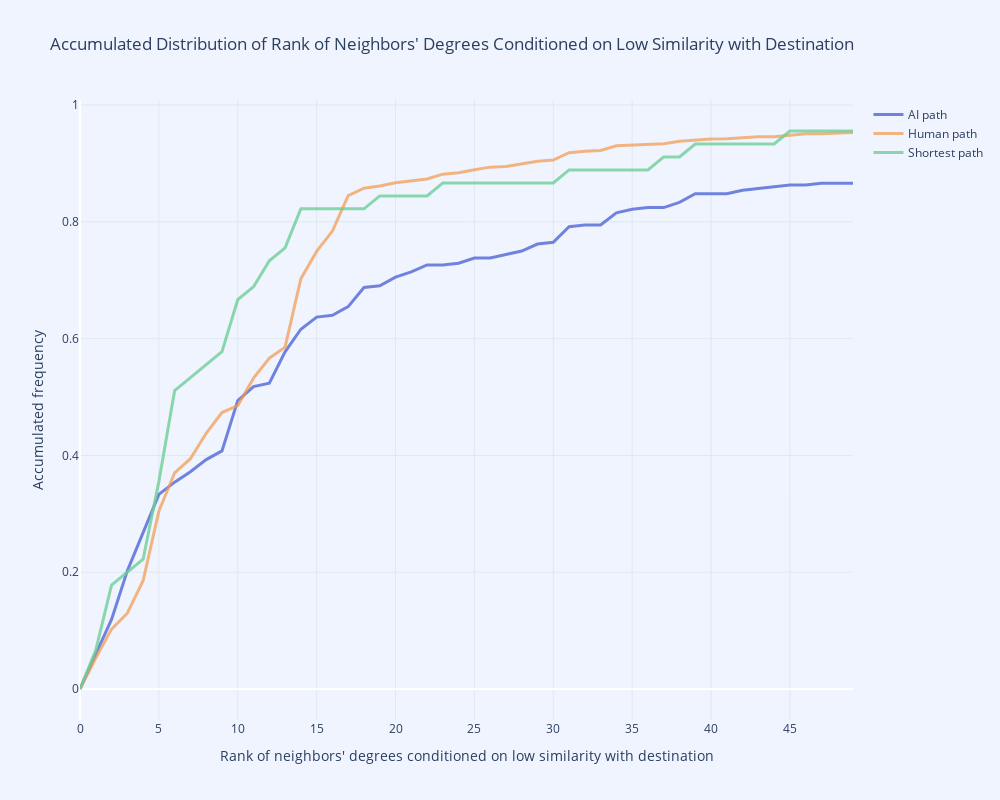

Write notebook code for a chart like this one.
### Code cell
# Convert scores to integers
ai_scores = np.sort(np.array(ai_scores, dtype=int))                 # Convert AI scores to integers
human_scores = np.sort(np.array(human_scores, dtype=int))           # Convert Human scores to integers
optimal_scores_sorted = np.sort(np.array(optimal_scores, dtype=int))       # Convert Optimal scores to integers

# Calculate the frequency
ai_scores_freq = np.bincount(ai_scores)
human_scores_freq = np.bincount(human_scores)
optimal_scores_freq = np.bincount(optimal_scores_sorted)

# Calculate the accumulated frequency
ai_scores_accumulated = np.cumsum(ai_scores_freq) / len(ai_scores)
human_scores_accumulated = np.cumsum(human_scores_freq) / len(human_scores)
optimal_scores_accumulated = np.cumsum(optimal_scores_freq) / len(optimal_scores_sorted)

plot_accumulated_distribution_of_ranks_conditioned_on_low_similarity(ai_scores_accumulated, human_scores_accumulated, optimal_scores_accumulated)

### Figure 1 — Plotly figure (JSON) as saved in the notebook; plotly's stock layout.template omitted (floating-point values rounded to 4 significant figures)
{"data": [{"line": {"color": "rgba(58, 85, 209, 0.7)", "width": 3}, "mode": "lines", "name": "AI path", "type": "scatter", "x": [0, 1, 2, 3, 4, 5, 6, 7, 8, 9, 10, 11, 12, 13, 14, 15, 16, 17, 18, 19, 20, 21, 22, 23, 24, 25, 26, 27, 28, 29, 30, 31, 32, 33, 34, 35, 36, 37, 38, 39, 40, 41, 42, 43, 44, 45, 46, 47, 48, 49], "y": [0, 0.05952, 0.119, 0.2024, 0.2679, 0.3333, 0.3542, 0.372, 0.3929, 0.4077, 0.494, 0.5179, 0.5238, 0.5774, 0.6161, 0.6369, 0.6399, 0.6548, 0.6875, 0.6905, 0.7054, 0.7143, 0.7262, 0.7262, 0.7292, 0.7381, 0.7381, 0.744, 0.75, 0.7619, 0.7649, 0.7917, 0.7946, 0.7946, 0.8155, 0.8214, 0.8244, 0.8244, 0.8333, 0.8482, 0.8482, 0.8482, 0.8542, 0.8571, 0.8601, 0.8631, 0.8631, 0.8661, 0.8661, 0.8661]}, {"line": {"color": "rgba(242, 153, 74, 0.7)", "width": 3}, "mode": "lines", "name": "Human path", "type": "scatter", "x": [0, 1, 2, 3, 4, 5, 6, 7, 8, 9, 10, 11, 12, 13, 14, 15, 16, 17, 18, 19, 20, 21, 22, 23, 24, 25, 26, 27, 28, 29, 30, 31, 32, 33, 34, 35, 36, 37, 38, 39, 40, 41, 42, 43, 44, 45, 46, 47, 48, 49], "y": [0, 0.05316, 0.1025, 0.1297, 0.1854, 0.3044, 0.3703, 0.3943, 0.438, 0.4734, 0.4854, 0.5323, 0.5665, 0.5854, 0.7025, 0.7494, 0.7842, 0.8449, 0.8576, 0.8614, 0.8671, 0.8709, 0.8734, 0.8816, 0.8842, 0.8892, 0.8937, 0.8949, 0.8987, 0.9038, 0.9057, 0.9184, 0.9209, 0.9222, 0.9304, 0.9316, 0.9316, 0.9335, 0.938, 0.9405, 0.9418, 0.9424, 0.9443, 0.9456, 0.9456, 0.9481, 0.9506, 0.9506, 0.9513, 0.9532]}, {"line": {"color": "rgba(111, 207, 151, 0.8)", "width": 3}, "mode": "lines", "name": "Shortest path", "type": "scatter", "x": [0, 1, 2, 3, 4, 5, 6, 7, 8, 9, 10, 11, 12, 13, 14, 15, 16, 17, 18, 19, 20, 21, 22, 23, 24, 25, 26, 27, 28, 29, 30, 31, 32, 33, 34, 35, 36, 37, 38, 39, 40, 41, 42, 43, 44, 45, 46, 47, 48, 49], "y": [0, 0.06667, 0.1778, 0.2, 0.2222, 0.3556, 0.5111, 0.5333, 0.5556, 0.5778, 0.6667, 0.6889, 0.7333, 0.7556, 0.8222, 0.8222, 0.8222, 0.8222, 0.8222, 0.8444, 0.8444, 0.8444, 0.8444, 0.8667, 0.8667, 0.8667, 0.8667, 0.8667, 0.8667, 0.8667, 0.8667, 0.8889, 0.8889, 0.8889, 0.8889, 0.8889, 0.8889, 0.9111, 0.9111, 0.9333, 0.9333, 0.9333, 0.9333, 0.9333, 0.9333, 0.9556, 0.9556, 0.9556, 0.9556, 0.9556]}], "layout": {"font": {"size": 12}, "height": 800, "paper_bgcolor": "rgba(240, 244, 255, 1)", "plot_bgcolor": "rgba(240, 244, 255, 1)", "title": {"text": "Accumulated Distribution of Rank of Neighbors' Degrees Conditioned on Low Similarity with Destination"}, "width": 1000, "xaxis": {"dtick": 5, "gridcolor": "rgba(224, 232, 240, 1)", "showgrid": true, "title": {"text": "Rank of neighbors' degrees conditioned on low similarity with destination"}}, "yaxis": {"gridcolor": "rgba(224, 232, 240, 1)", "showgrid": true, "title": {"text": "Accumulated frequency"}}}}
